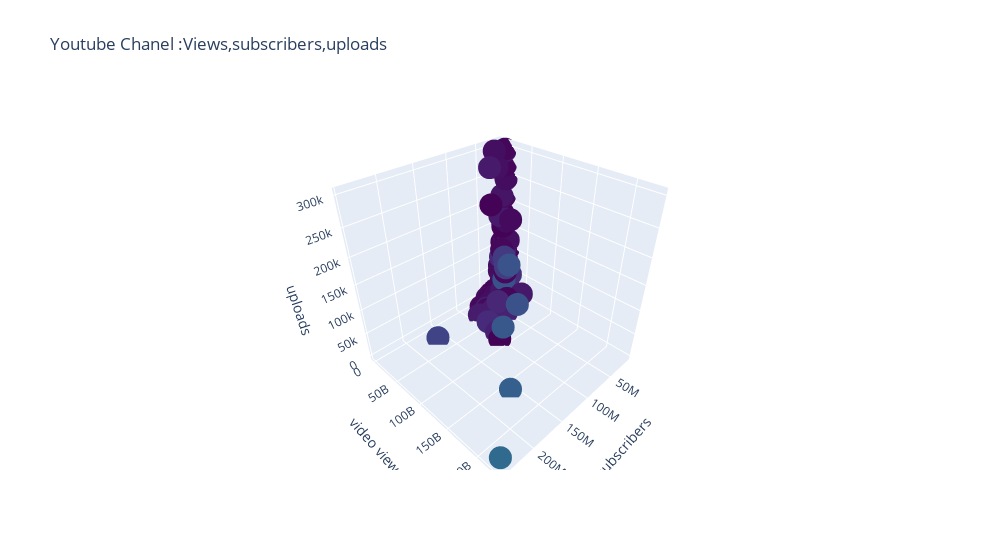

The notebook cell this image was saved under:
### Code cell
fig=go.Figure(go.Scatter3d(x=df.subscribers,y=df['video views'],z=df.uploads,mode='markers',marker=dict(size=8,color=df['video_views_for_the_last_30_days'],colorscale='viridis')))
fig.update_layout(width=1000,height=550,title='Youtube Chanel :Views,subscribers,uploads',scene=dict(xaxis_title='subscribers',yaxis_title='video views',zaxis_title='uploads'))
fig.show()

### Figure 1 — Plotly figure (JSON) as saved in the notebook; plotly's stock layout.template omitted (floating-point values rounded to 4 significant figures; data arrays with more than 128 entries replaced by an {"elided": "..."} marker saying what was removed)
{"data": [{"marker": {"color": {"elided": "554 int values"}, "colorscale": [[0, "#440154"], [0.1111, "#482878"], [0.2222, "#3e4989"], [0.3333, "#31688e"], [0.4444, "#26828e"], [0.5556, "#1f9e89"], [0.6667, "#35b779"], [0.7778, "#6ece58"], [0.8889, "#b5de2b"], [1, "#fde725"]], "size": 8}, "mode": "markers", "type": "scatter3d", "x": {"elided": "554 int values"}, "y": {"elided": "554 int values"}, "z": {"elided": "554 int values"}}], "layout": {"height": 550, "scene": {"aspectmode": "auto", "aspectratio": {"x": 1, "y": 1, "z": 1}, "camera": {"projection": {"type": "perspective"}}, "xaxis": {"title": {"text": "subscribers"}, "type": "linear"}, "yaxis": {"title": {"text": "video views"}, "type": "linear"}, "zaxis": {"title": {"text": "uploads"}, "type": "linear"}}, "title": {"text": "Youtube Chanel :Views,subscribers,uploads"}, "width": 1000}}
